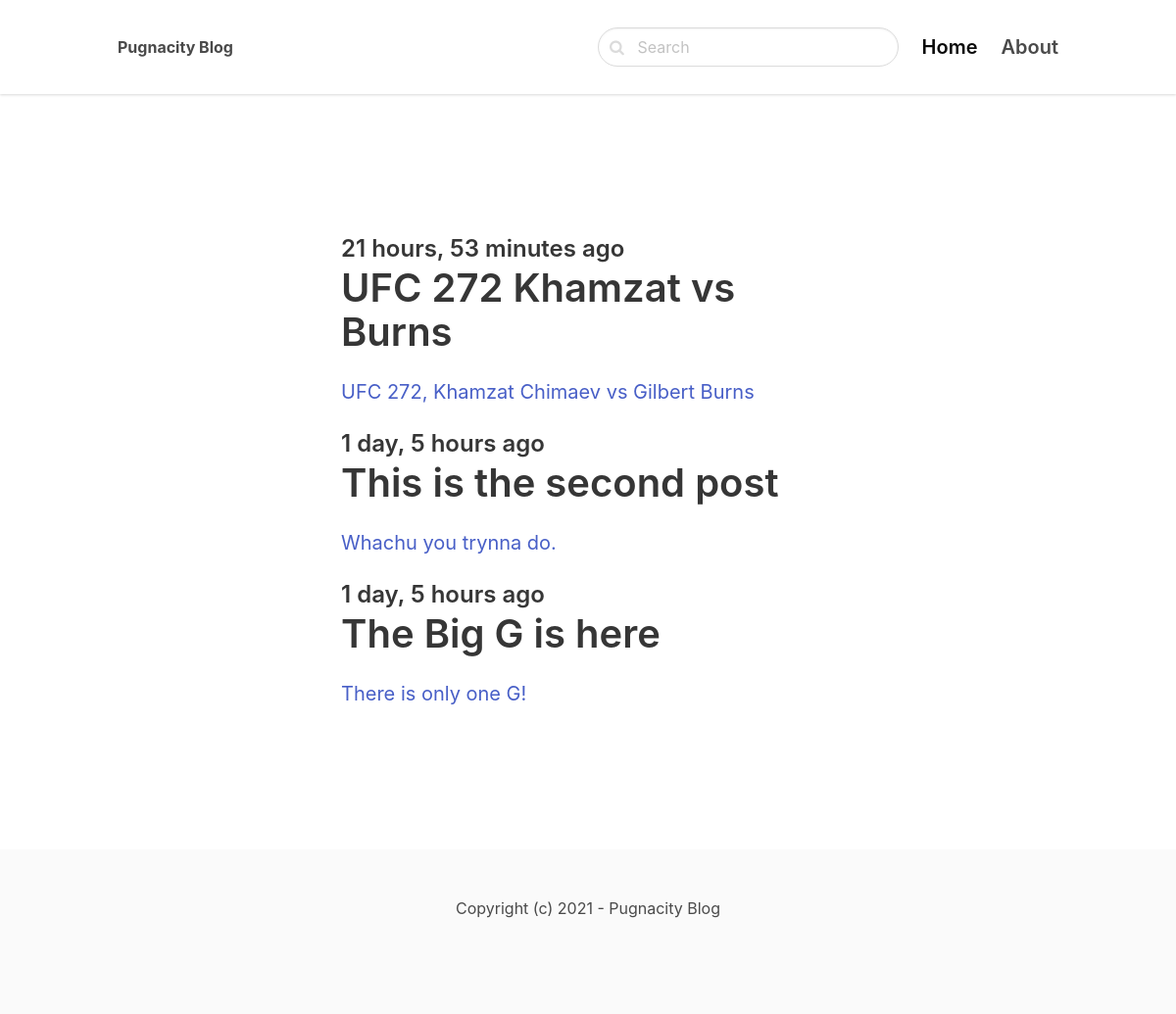
/ufc/, run on the app's committed database.
### blog/models.py (models this page shows, shortened)
class Post(models.Model):
    ACTIVE = 'active'
    DRAFT = 'draft'
    CHOICES_STATUS = (
        (ACTIVE, 'Active'),
        (DRAFT, 'Draft')
    )
    category = models.ForeignKey(Category, related_name='posts', on_delete=models.CASCADE)
    title = models.CharField(max_length=255)
    slug = models.SlugField()
    intro = models.TextField()
    body = models.TextField()
    created_at = models.DateTimeField(auto_now_add=True)
    status = models.CharField(max_length=10, choices=CHOICES_STATUS, default=ACTIVE)
    image = models.ImageField(upload_to='uploads/', blank=True, null=True)
    class Meta:
        ordering = ('-created_at',)

### blog/views.py (the view)
# urls.py: path('<slug:slug>/', views.category, name='category_detail')
def category(request, slug):
    category = get_object_or_404(Category, slug=slug)
    posts = category.posts.filter(status=Post.ACTIVE)
    return render(request, 'blog/category.html', {'category': category, 'posts' : posts})

### blog/templates/blog/category.html (shortened to what this page needs)
{% extends 'mysite/base.html' %}
{% block content %}
    <section class="hero">
        <div class="hero-body">
            <div class="container">
                <section class="section">
                    <div class="columns">
                        <div class="column is-8 is-offset-2">
                            {% for post in posts %}
                                <div class="content is-medium">
                                    <a href="{% url 'post_detail' post.category.slug post.slug %}">
                                        <h2 class="subtitle is-4">{{ post.created_at|timesince }} ago</h2>
                                        <h1 class="title">{{ post.title }}</h1>
                                        <p>{{ post.intro }}</p>
                                    </a>
                                </div>
                            {% empty %}
                                <div class="content">
                                    <p>There is no posts in this category....</p>
                                </div>
                            {% endfor %}
                        </div>
                    </div>
                </section>
            </div>
        </div>
    </section>
{% endblock %}

### data on the page
Post: created_at "21 hours, 53 minutes", title "UFC 272 Khamzat vs Burns", intro "UFC 272, Khamzat Chimaev vs Gilbert Burns"
Post: created_at "1 day, 5 hours", title "This is the second post", intro "Whachu you trynna do."
Post: created_at "1 day, 5 hours", title "The Big G is here", intro "There is only one G!"
